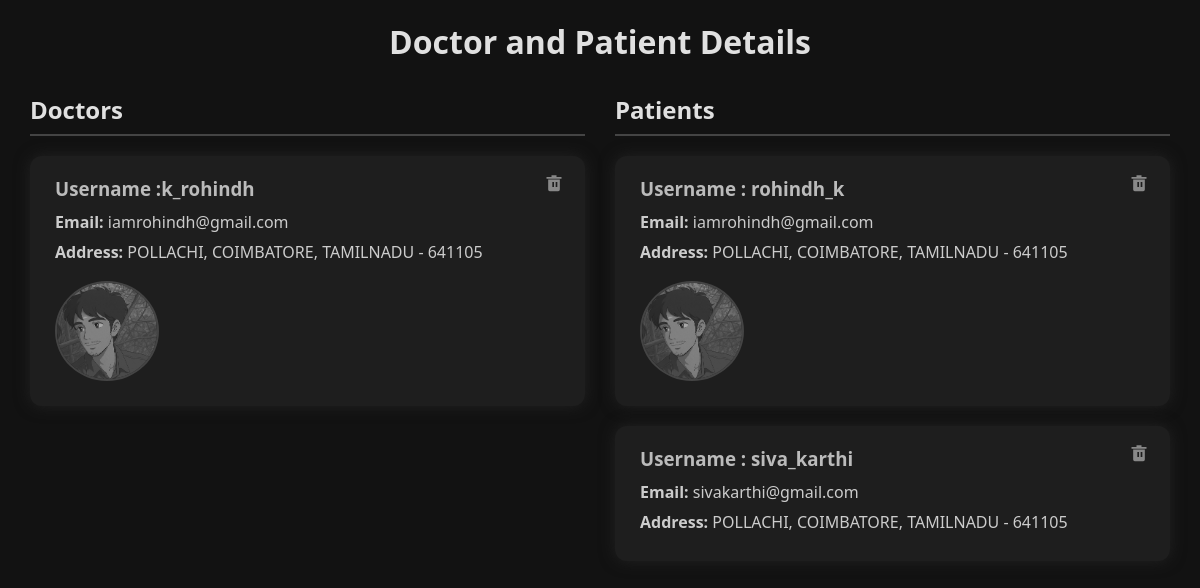
/viewdetails/, run on the app's committed database.
### accounts/models.py (models this page shows)
class CustomUser(AbstractUser):
    user_type = models.CharField(max_length=10, choices=USER_TYPE_CHOICES)
    profile_picture = models.ImageField(upload_to='profile_pics/', blank=True, null=True)
    address_line1 = models.CharField(max_length=255)
    city = models.CharField(max_length=100)
    state = models.CharField(max_length=100)
    pincode = models.CharField(max_length=10)

### viewdetails/views.py (the view)
# urls.py: path('', show_details, name='show_details'),
def show_details(request):
    doctors = CustomUser.objects.filter(user_type='doctor')
    patients = CustomUser.objects.filter(user_type='patient')
    return render(request, 'viewdetails/details.html', {'doctors': doctors, 'patients': patients})

### accounts/templates/viewdetails/details.html (shortened to what this page needs)
<!DOCTYPE html>
<html>
<head>
</head>
<body>
    <h1>Doctor and Patient Details</h1>
    <div class="container">
        <div class="column">
            <h2>Doctors</h2>
            {% for doctor in doctors %}
                <div class="card">
                    <button class="delete-btn" title="Delete">
                        <svg viewBox="0 0 24 24" aria-hidden="true">
                            <path d="M3 6h18v2H3V6zm2 3h14v12a2 2 0 0 1-2 2H7a2 2 0 0 1-2-2V9zm5 3v6h2v-6H10zm4 0v6h2v-6h-2zM9 4h6v2H9V4z"/>
                        </svg>
                    </button>
                    <h3>Username :{{ doctor.username }}</h3>
                    <p><strong>Email:</strong> {{ doctor.email }}</p>
                    <p><strong>Address:</strong> {{ doctor.address_line1 }}, {{ doctor.city }}, {{ doctor.state }} - {{ doctor.pincode }}</p>
                    {% if doctor.profile_picture %}
                        <img src="{{ doctor.profile_picture.url }}" alt="Profile Picture">
                    {% endif %}
                </div>
            {% empty %}
                <p>No doctors found.</p>
            {% endfor %}
        </div>
        <div class="column">
            <h2>Patients</h2>
            {% for patient in patients %}
                <div class="card">
                    <button class="delete-btn" title="Delete">
                        <svg viewBox="0 0 24 24" aria-hidden="true">
                            <path d="M3 6h18v2H3V6zm2 3h14v12a2 2 0 0 1-2 2H7a2 2 0 0 1-2-2V9zm5 3v6h2v-6H10zm4 0v6h2v-6h-2zM9 4h6v2H9V4z"/>
                        </svg>
                    </button>
                    <h3>Username : {{ patient.username }}</h3>
                    <p><strong>Email:</strong> {{ patient.email }}</p>
                    <p><strong>Address:</strong> {{ patient.address_line1 }}, {{ patient.city }}, {{ patient.state }} - {{ patient.pincode }}</p>
                    {% if patient.profile_picture %}
                        <img src="{{ patient.profile_picture.url }}" alt="Profile Picture">
                    {% endif %}
                </div>
            {% empty %}
                <p>No patients found.</p>
            {% endfor %}
        </div>
    </div>
</body>
</html>

### accounts/templates/viewdetails/details.html (style rules this page uses)
body, h1, h2, h3, p { margin: 0; padding: 0; }
body { background: #121212; color: #e0e0e0; font-family: 'Segoe UI', Tahoma, Geneva, Verdana, sans-serif; padding: 20px; }
h1 { text-align: center; margin-bottom: 30px; font-weight: 700; }
.container { display: flex; gap: 30px; padding: 0 10px; flex-wrap: wrap; justify-content: center; }
.column { flex: 1 1 400px; max-width: 600px; }
h2 { margin-bottom: 20px; border-bottom: 2px solid #444; padding-bottom: 8px; font-weight: 600; }
.card { background: #1e1e1e; border-radius: 12px; padding: 20px 25px; margin-bottom: 20px; box-shadow: 0 0 15px #222; position: relative; transition: box-shadow 0.3s ease; }
.card h3 { margin-bottom: 10px; font-weight: 700; color: #bbb; }
p { margin-bottom: 8px; color: #ccc; }
img { max-width: 100px; height: auto; border-radius: 50%; margin-top: 10px; filter: grayscale(100%); border: 2px solid #444; }
.delete-btn { position: absolute; top: 15px; right: 15px; background: transparent; border: none; color: #888; cursor: pointer; font-size: 18px; transition: color 0.3s ease; }
.delete-btn svg { fill: currentColor; width: 20px; height: 20px; }

### data on the page
CustomUser: username "k_rohindh", email "iamrohindh@gmail.com", address_line1 "POLLACHI", city "COIMBATORE", state "TAMILNADU", pincode "641105", profile_picture (picture)
CustomUser: username "rohindh_k", email "iamrohindh@gmail.com", address_line1 "POLLACHI", city "COIMBATORE", state "TAMILNADU", pincode "641105", profile_picture (picture)
CustomUser: username "siva_karthi", email "sivakarthi@gmail.com", address_line1 "POLLACHI", city "COIMBATORE", state "TAMILNADU", pincode "641105"
